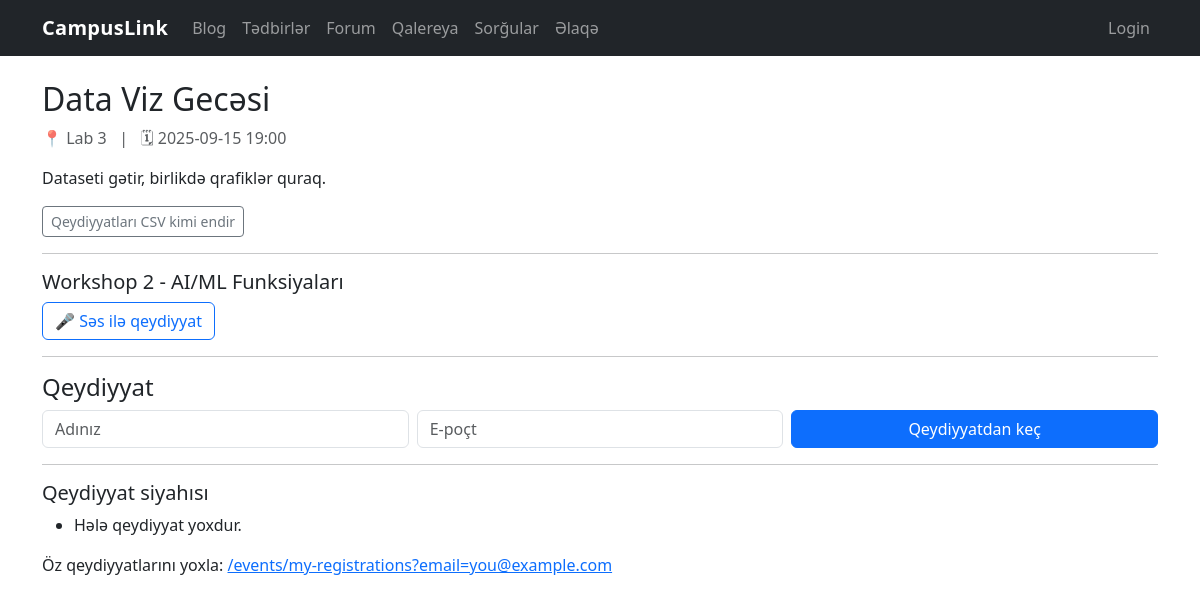
Screenshot of /events/2 with the database file from the repository.
### tables this page shows
CREATE TABLE events (
            id INTEGER PRIMARY KEY AUTOINCREMENT,
            title TEXT NOT NULL,
            date TEXT NOT NULL,
            location TEXT NOT NULL,
            description TEXT NOT NULL,
            capacity INTEGER NOT NULL DEFAULT 100
        );

### events.py (the view, shortened to what this page needs)
@bp.route("/<int:event_id>", methods=["GET", "POST"])
def detail(event_id: int):
    db = get_db()
    cur = db.execute("SELECT * FROM events WHERE id = ?", (event_id,))
    row = cur.fetchone()
    if not row:
        return render_template("404.html"), 404
    event = dict_from_row(row)
    cur = db.execute("SELECT COUNT(*) FROM event_registrations WHERE event_id = ?", (event_id,))
    reg_count = cur.fetchone()[0]
    remaining = max(0, event["capacity"] - reg_count)
    cur = db.execute(
        "SELECT * FROM event_registrations WHERE event_id = ? ORDER BY id DESC",
        (event_id,),
    )
    regs = [dict_from_row(r) for r in cur.fetchall()]
    return render_template("events/detail.html", event=event, regs=regs, remaining=remaining)

### database.py (called while the page is built)
def get_db():
    if "db" not in g:
        g.db = sqlite3.connect(DB_PATH)
        g.db.row_factory = sqlite3.Row
    return g.db

def dict_from_row(row):
    return {k: row[k] for k in row.keys()} if row else None

### forum.py (called while the page is built, shortened)
def _current_user_display() -> str:
    role = session.get("role") or "guest"
    if role == "admin":
        return (session.get("admin_name") or session.get("user_name") or "Admin").strip() or "Admin"
    if role == "user":
        return (session.get("user_name") or "User").strip() or "User"
    return "Guest"

@bp.app_context_processor
def _inject_forum_auth():
    return {"forum_role": session.get("role") or "guest", "forum_name": _current_user_display()}

def ensure_forum_schema() -> None:
    global _schema_ready
    if _schema_ready:
        return

@bp.before_app_request
def _forum_schema_bootstrap():
    db = get_db()
    db.execute("PRAGMA foreign_keys = ON;")
    ensure_forum_schema()

### polls.py (called while the page is built)
@bp.before_app_request
def ensure_session():
    if "voter_id" not in session:
        session["voter_id"] = secrets.token_hex(8)
    return None

### templates/events/detail.html (shortened to what this page needs)
{% extends "base.html" %}
{% block content %}
  <h2>{{ event["title"] }}</h2>
  <div class="text-muted">📍 {{ event["location"] }} &nbsp; | &nbsp; 🗓 {{ event["date"] }}</div>
  <p class="mt-3">{{ event["description"] }}</p>
  <p><a class="btn btn-sm btn-outline-secondary" href="{{ url_for('events.export_csv', event_id=event['id']) }}">Qeydiyyatları CSV kimi endir</a></p>
  <hr>
  <div class="mb-3">
    <h5>Workshop 2 - AI/ML Funksiyaları</h5>
    <a href="{{ url_for('events_speech.speech_register', event_id=event['id']) }}" class="btn btn-outline-primary">🎤 Səs ilə qeydiyyat</a>
  </div>
  <hr>
  <h4>Qeydiyyat</h4>
  <form method="post">
    <div class="row g-2">
      <div class="col-md-4"><input name="name" class="form-control" placeholder="Adınız" required></div>
      <div class="col-md-4"><input name="email" type="email" class="form-control" placeholder="E-poçt" required></div>
      <div class="col-md-4"><button class="btn btn-primary w-100" {% if remaining<=0 %}disabled{% endif %}>Qeydiyyatdan keç</button></div>
    </div>
  </form>
  <hr>
  <h5>Qeydiyyat siyahısı</h5>
  <ul>
    {% for r in regs %}
      <li>{{ r["name"] }} ({{ r["email"] }}) — {{ r["created_at"] }}</li>
    {% else %}
      <li>Hələ qeydiyyat yoxdur.</li>
    {% endfor %}
  </ul>
  <p class="mt-3">
    Öz qeydiyyatlarını yoxla: <a href="{{ url_for('events.my_regs') }}">/events/my-registrations?email=you@example.com</a>
  </p>
{% endblock %}

### static/style.css (style rules this page uses)
body { font-family: system-ui, -apple-system, "Segoe UI", Roboto, Ubuntu, "Helvetica Neue", Arial, "Noto Sans", "Apple Color Emoji", "Segoe UI Emoji"; }

### rows the page displays
events: title "Data Viz Gecəsi", location "Lab 3", date "2025-09-15 19:00", description "Dataseti gətir, birlikdə qrafiklər quraq."
